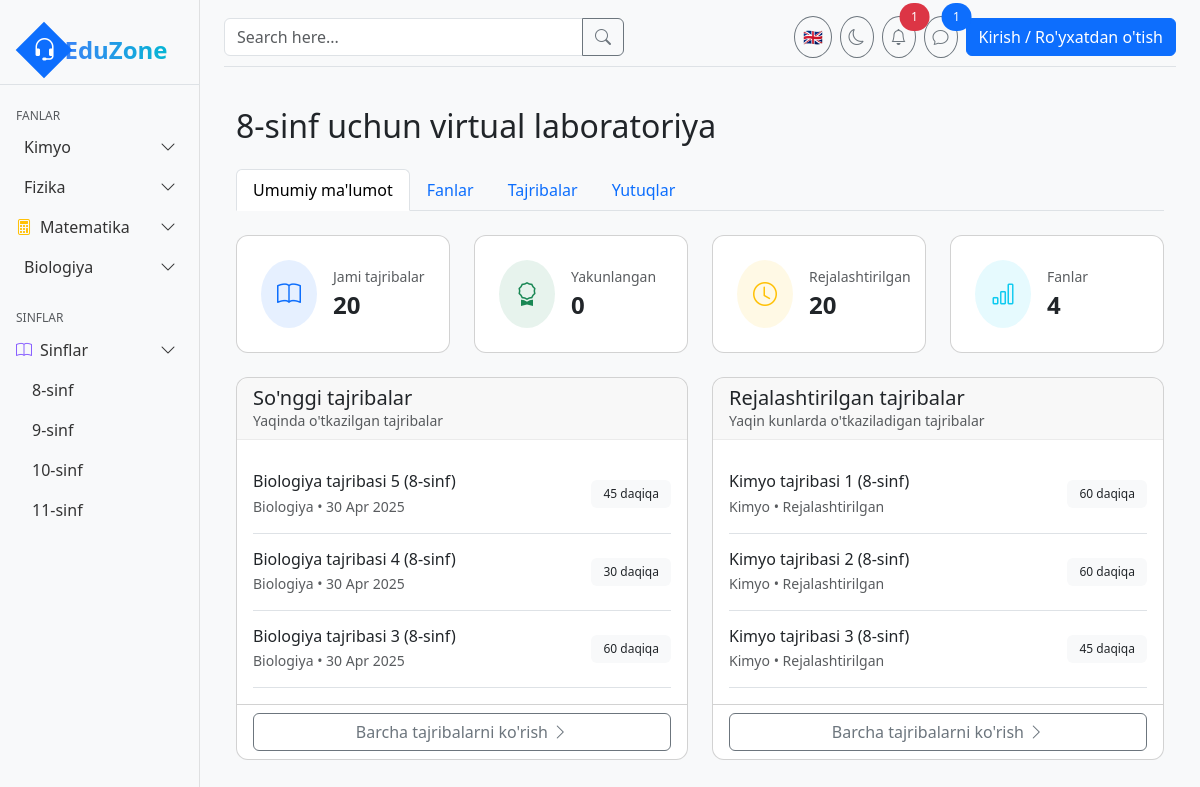
The page /sinf/8/ on the database as committed earlier.
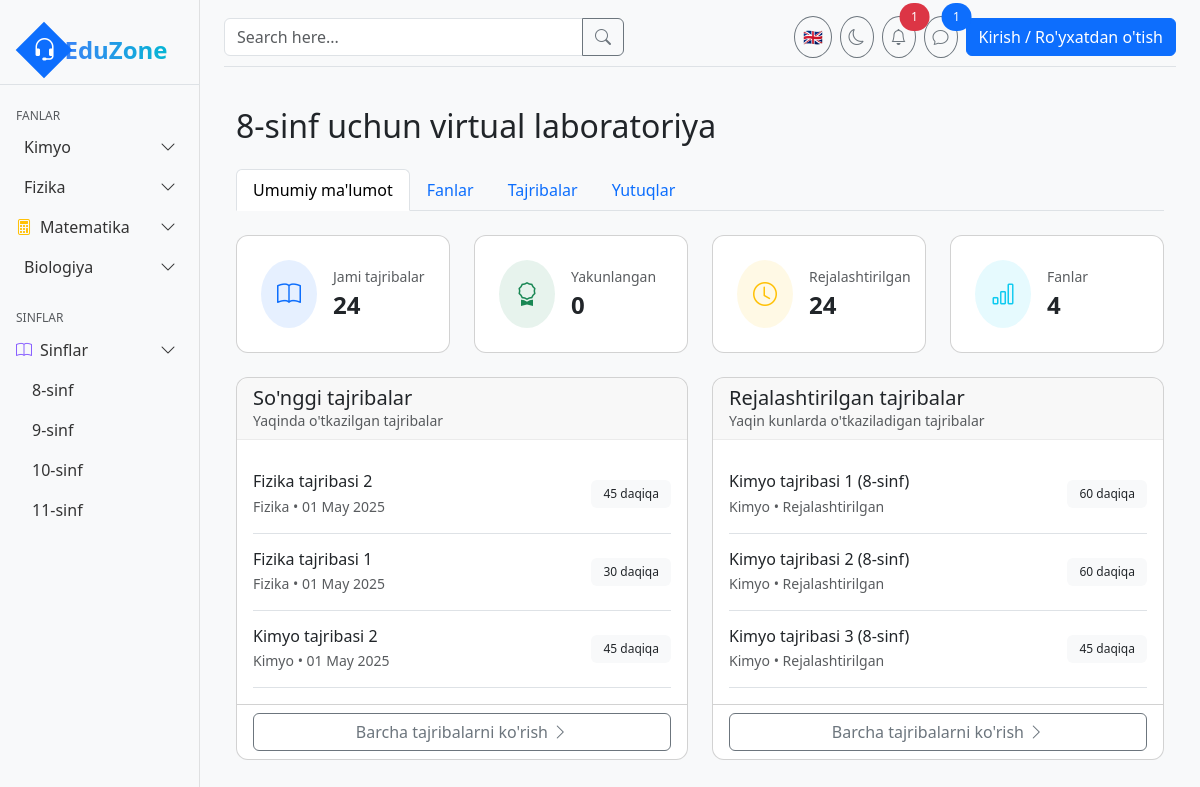
The same page on the database as committed later.
### core/models.py (models this page shows, shortened)
class Experiment(models.Model):
    DIFFICULTY_CHOICES = [
        ('easy', 'Oson'),
        ('medium', 'O\'rta'),
        ('hard', 'Qiyin'),
    ]
    title = models.CharField(max_length=200)
    slug = models.SlugField(unique=True)
    subject = models.ForeignKey(Subject, on_delete=models.CASCADE, related_name='experiments')
    grade = models.ForeignKey(Grade, on_delete=models.CASCADE, related_name='experiments')
    description = models.TextField()
    difficulty = models.CharField(max_length=10, choices=DIFFICULTY_CHOICES, default='medium')
    duration = models.CharField(max_length=50, help_text="e.g., '30 daqiqa'")
    instructions = models.TextField(blank=True)
    link = models.CharField(max_length=200, blank=True, null=True)
    is_vr = models.BooleanField(default=False, help_text="Is this a VR experiment?")
    created_at = models.DateTimeField(auto_now_add=True)
    updated_at = models.DateTimeField(auto_now=True)

class Subject(models.Model):
    name = models.CharField(max_length=100)
    slug = models.SlugField(unique=True)
    icon = models.CharField(max_length=50, help_text="Icon name (e.g., 'beaker', 'atom')")
    color = models.CharField(max_length=50, default="text-blue-500")
    bg_color = models.CharField(max_length=50, default="bg-blue-100")
    description = models.TextField(blank=True)

### core/views.py (the view, shortened to what this page needs)
# urls.py: path('sinf/<int:grade_number>/', views.grade_dashboard, name='grade_dashboard'),
def grade_dashboard(request, grade_number):
    grade = get_object_or_404(Grade, number=grade_number)
    subjects = Subject.objects.all()
    experiments = Experiment.objects.filter(grade=grade)
    user_progress = None
    achievements = []
    recent_experiments = experiments.order_by('-created_at')[:3]
    return render(request, 'grade_dashboard.html', {
        'grade': grade,
        'subjects': subjects,
        'experiments': experiments,
        'user_progress': user_progress,
        'recent_experiments': recent_experiments,
        'achievements': achievements,
    })

### core/templatetags/core_tags.py (called while the page is built)
@register.filter
def filter_by_subject(experiments, subject):
    if isinstance(experiments, QuerySet):
        return experiments.filter(subject=subject)
    return [exp for exp in experiments if exp.subject == subject]

@register.filter
def completed_count(user_experiments, experiments):
    if not user_experiments:
        return 0
    count = 0
    for exp in experiments:
        if exp.id in user_experiments and user_experiments[exp.id]:
            count += 1
    return count

### templates/grade_dashboard.html (shortened to what the changed rows need)
{% extends 'base.html' %}
{% load core_tags %}
{% load static %}
{% block content %}
<div class="container-fluid py-4">
    <div class="d-flex justify-content-between align-items-center mb-4">
        <h2 class="mb-0">{{ grade.number }}-sinf uchun virtual laboratoriya</h2>
    </div>
    <div class="tab-content" id="gradeTabsContent">
        <div class="tab-pane fade show active" id="overview" role="tabpanel" aria-labelledby="overview-tab">
            <div class="row g-4 mb-4">
                <div class="col-md-3">
                    <div class="card h-100">
                        <div class="card-body p-4">
                            <div class="d-flex align-items-center gap-3">
                                <div>
                                    <div class="text-muted small">Jami tajribalar</div>
                                    <div class="fs-4 fw-bold">{{ experiments.count }}</div>
                                </div>
                            </div>
                        </div>
                    </div>
                </div>
                <div class="col-md-3">
                    <div class="card h-100">
                        <div class="card-body p-4">
                            <div class="d-flex align-items-center gap-3">
                                <div>
                                    <div class="text-muted small">Rejalashtirilgan</div>
                                    <div class="fs-4 fw-bold">
                                        {% if user_progress %}
                                            {{ experiments.count|add:"-"|add:user_progress.completed_experiments }}
                                        {% else %}
                                            {{ experiments.count }}
                                        {% endif %}
                                    </div>
                                </div>
                            </div>
                        </div>
                    </div>
                </div>
            </div>
            <div class="row g-4">
                <div class="col-md-6">
                    <div class="card h-100">
                        <div class="card-body">
                            <div class="list-group list-group-flush">
                                {% for experiment in recent_experiments %}
                                <div class="list-group-item px-0 d-flex justify-content-between align-items-center border-bottom">
                                    <div>
                                        <h6 class="mb-1">{{ experiment.title }}</h6>
                                        <p class="text-muted small mb-0">{{ experiment.subject.name }} • {{ experiment.created_at|date:"d M Y" }}</p>
                                    </div>
                                    <span class="badge bg-light text-dark">{{ experiment.duration }}</span>
                                </div>
                                {% empty %}
                                <div class="text-center py-3 text-muted">
                                    <p>Hozircha tajribalar mavjud emas</p>
                                </div>
                                {% endfor %}
                            </div>
                        </div>
                    </div>
                </div>
                <div class="col-md-6">
                    <div class="card h-100">
                        <div class="card-body">
                            <div class="list-group list-group-flush">
                                {% for experiment in experiments|slice:":3" %}
                                <div class="list-group-item px-0 d-flex justify-content-between align-items-center border-bottom">
                                    <div>
                                        <h6 class="mb-1">{{ experiment.title }}</h6>
                                        <p class="text-muted small mb-0">{{ experiment.subject.name }} • Rejalashtirilgan</p>
                                    </div>
                                    <span class="badge bg-light text-dark">{{ experiment.duration }}</span>
                                </div>
                                {% empty %}
                                <div class="text-center py-3 text-muted">
                                    <p>Hozircha rejalashtirilgan tajribalar mavjud emas</p>
                                </div>
                                {% endfor %}
                            </div>
                        </div>
                    </div>
                </div>
            </div>
        </div>
    </div>
</div>
{% endblock %}

Rows that differ between the two databases and show on the page:
no longer on this page (row unchanged): Experiment: title "Biologiya tajribasi 5 (8-sinf)", subject.name "Biologiya", created_at "30 Apr 2025", duration "45 daqiqa", shown under "So'nggi tajribalar"
no longer on this page (row unchanged): Experiment: title "Biologiya tajribasi 4 (8-sinf)", subject.name "Biologiya", created_at "30 Apr 2025", duration "30 daqiqa", shown under "So'nggi tajribalar"
no longer on this page (row unchanged): Experiment: title "Biologiya tajribasi 3 (8-sinf)", subject.name "Biologiya", created_at "30 Apr 2025", duration "60 daqiqa", shown under "So'nggi tajribalar"
added Experiment: title "Fizika tajribasi 2", subject.name "Fizika", created_at "01 May 2025", duration "45 daqiqa", shown under "So'nggi tajribalar"
added Experiment: title "Fizika tajribasi 1", subject.name "Fizika", created_at "01 May 2025", duration "30 daqiqa", shown under "So'nggi tajribalar"
added Experiment: title "Kimyo tajribasi 2", subject.name "Kimyo", created_at "01 May 2025", duration "45 daqiqa", shown under "So'nggi tajribalar"
Other text that changed with them:
{{ experiments.count }}: "20" → "24"
